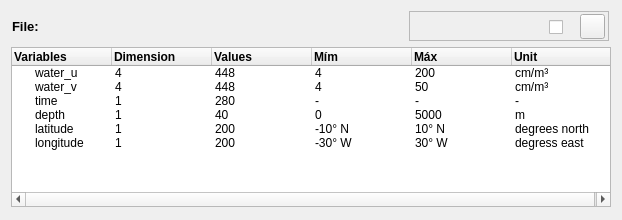
<?xml version="1.0" encoding="UTF-8"?>
<ui version="4.0">
 <class>Form</class>
 <widget class="QWidget" name="Form">
  <property name="geometry">
   <rect>
    <x>0</x>
    <y>0</y>
    <width>610</width>
    <height>220</height>
   </rect>
  </property>
  <property name="maximumSize">
   <size>
    <width>610</width>
    <height>220</height>
   </size>
  </property>
  <property name="windowTitle">
   <string>Form</string>
  </property>
  <layout class="QGridLayout" name="gridLayout">
   <item row="0" column="0">
    <layout class="QHBoxLayout" name="horizontalLayout">
     <item>
      <widget class="QLabel" name="label">
       <property name="minimumSize">
        <size>
         <width>390</width>
         <height>30</height>
        </size>
       </property>
       <property name="maximumSize">
        <size>
         <width>390</width>
         <height>30</height>
        </size>
       </property>
       <property name="font">
        <font>
         <pointsize>10</pointsize>
         <bold>true</bold>
        </font>
       </property>
       <property name="text">
        <string>File: </string>
       </property>
      </widget>
     </item>
     <item>
      <widget class="QFrame" name="frame">
       <property name="minimumSize">
        <size>
         <width>200</width>
         <height>30</height>
        </size>
       </property>
       <property name="maximumSize">
        <size>
         <width>200</width>
         <height>30</height>
        </size>
       </property>
       <property name="frameShape">
        <enum>QFrame::Shape::StyledPanel</enum>
       </property>
       <property name="frameShadow">
        <enum>QFrame::Shadow::Raised</enum>
       </property>
       <widget class="QWidget" name="">
        <property name="geometry">
         <rect>
          <x>10</x>
          <y>0</y>
          <width>191</width>
          <height>32</height>
         </rect>
        </property>
        <layout class="QHBoxLayout" name="horizontalLayout_2">
         <item>
          <spacer name="horizontalSpacer">
           <property name="orientation">
            <enum>Qt::Orientation::Horizontal</enum>
           </property>
           <property name="sizeHint" stdset="0">
            <size>
             <width>18</width>
             <height>17</height>
            </size>
           </property>
          </spacer>
         </item>
         <item>
          <widget class="QCheckBox" name="checkBox">
           <property name="minimumSize">
            <size>
             <width>20</width>
             <height>20</height>
            </size>
           </property>
           <property name="maximumSize">
            <size>
             <width>20</width>
             <height>20</height>
            </size>
           </property>
           <property name="text">
            <string/>
           </property>
          </widget>
         </item>
         <item>
          <spacer name="horizontalSpacer_2">
           <property name="orientation">
            <enum>Qt::Orientation::Horizontal</enum>
           </property>
           <property name="sizeType">
            <enum>QSizePolicy::Policy::Fixed</enum>
           </property>
           <property name="sizeHint" stdset="0">
            <size>
             <width>5</width>
             <height>17</height>
            </size>
           </property>
          </spacer>
         </item>
         <item>
          <widget class="QPushButton" name="pushButton">
           <property name="minimumSize">
            <size>
             <width>25</width>
             <height>25</height>
            </size>
           </property>
           <property name="maximumSize">
            <size>
             <width>25</width>
             <height>25</height>
            </size>
           </property>
           <property name="styleSheet">
            <string notr="true">QPushButton:hover{
	border: 1px solid black;
	border-radius: 10px;
}</string>
           </property>
           <property name="text">
            <string/>
           </property>
           <property name="icon">
            <iconset resource="resouces.qrc">
             <normaloff>:/icons/icons/cruz - laranja.png</normaloff>:/icons/icons/cruz - laranja.png</iconset>
           </property>
           <property name="iconSize">
            <size>
             <width>15</width>
             <height>15</height>
            </size>
           </property>
          </widget>
         </item>
         <item>
          <spacer name="horizontalSpacer_3">
           <property name="orientation">
            <enum>Qt::Orientation::Horizontal</enum>
           </property>
           <property name="sizeType">
            <enum>QSizePolicy::Policy::Fixed</enum>
           </property>
           <property name="sizeHint" stdset="0">
            <size>
             <width>5</width>
             <height>17</height>
            </size>
           </property>
          </spacer>
         </item>
        </layout>
       </widget>
      </widget>
     </item>
    </layout>
   </item>
   <item row="1" column="0">
    <widget class="QTreeWidget" name="treeWidget">
     <property name="minimumSize">
      <size>
       <width>600</width>
       <height>160</height>
      </size>
     </property>
     <property name="maximumSize">
      <size>
       <width>600</width>
       <height>160</height>
      </size>
     </property>
     <column>
      <property name="text">
       <string>Variables</string>
      </property>
      <property name="font">
       <font>
        <bold>true</bold>
       </font>
      </property>
     </column>
     <column>
      <property name="text">
       <string>Dimension</string>
      </property>
      <property name="font">
       <font>
        <bold>true</bold>
       </font>
      </property>
     </column>
     <column>
      <property name="text">
       <string>Values</string>
      </property>
      <property name="font">
       <font>
        <bold>true</bold>
       </font>
      </property>
     </column>
     <column>
      <property name="text">
       <string>Mím</string>
      </property>
      <property name="font">
       <font>
        <bold>true</bold>
       </font>
      </property>
     </column>
     <column>
      <property name="text">
       <string>Máx</string>
      </property>
      <property name="font">
       <font>
        <bold>true</bold>
       </font>
      </property>
     </column>
     <column>
      <property name="text">
       <string>Unit</string>
      </property>
      <property name="font">
       <font>
        <bold>true</bold>
       </font>
      </property>
     </column>
     <item>
      <property name="text">
       <string>water_u</string>
      </property>
      <property name="text">
       <string>4</string>
      </property>
      <property name="text">
       <string>448</string>
      </property>
      <property name="text">
       <string>4</string>
      </property>
      <property name="text">
       <string>200</string>
      </property>
      <property name="text">
       <string>cm/m³</string>
      </property>
     </item>
     <item>
      <property name="text">
       <string>water_v</string>
      </property>
      <property name="text">
       <string>4</string>
      </property>
      <property name="text">
       <string>448</string>
      </property>
      <property name="text">
       <string>4</string>
      </property>
      <property name="text">
       <string>50</string>
      </property>
      <property name="text">
       <string>cm/m³</string>
      </property>
     </item>
     <item>
      <property name="text">
       <string>time</string>
      </property>
      <property name="text">
       <string>1</string>
      </property>
      <property name="text">
       <string>280</string>
      </property>
      <property name="text">
       <string>-</string>
      </property>
      <property name="text">
       <string>-</string>
      </property>
      <property name="text">
       <string>-</string>
      </property>
     </item>
     <item>
      <property name="text">
       <string>depth</string>
      </property>
      <property name="text">
       <string>1</string>
      </property>
      <property name="text">
       <string>40</string>
      </property>
      <property name="text">
       <string>0</string>
      </property>
      <property name="text">
       <string>5000</string>
      </property>
      <property name="text">
       <string>m</string>
      </property>
     </item>
     <item>
      <property name="text">
       <string>latitude</string>
      </property>
      <property name="text">
       <string>1</string>
      </property>
      <property name="text">
       <string>200</string>
      </property>
      <property name="text">
       <string>-10° N</string>
      </property>
      <property name="text">
       <string>10° N</string>
      </property>
      <property name="text">
       <string>degrees north</string>
      </property>
     </item>
     <item>
      <property name="text">
       <string>longitude</string>
      </property>
      <property name="text">
       <string>1</string>
      </property>
      <property name="text">
       <string>200</string>
      </property>
      <property name="text">
       <string>-30° W</string>
      </property>
      <property name="text">
       <string>30° W</string>
      </property>
      <property name="text">
       <string>degress east</string>
      </property>
     </item>
    </widget>
   </item>
  </layout>
 </widget>
 <resources>
  <include location="resouces.qrc"/>
 </resources>
 <connections/>
</ui>
